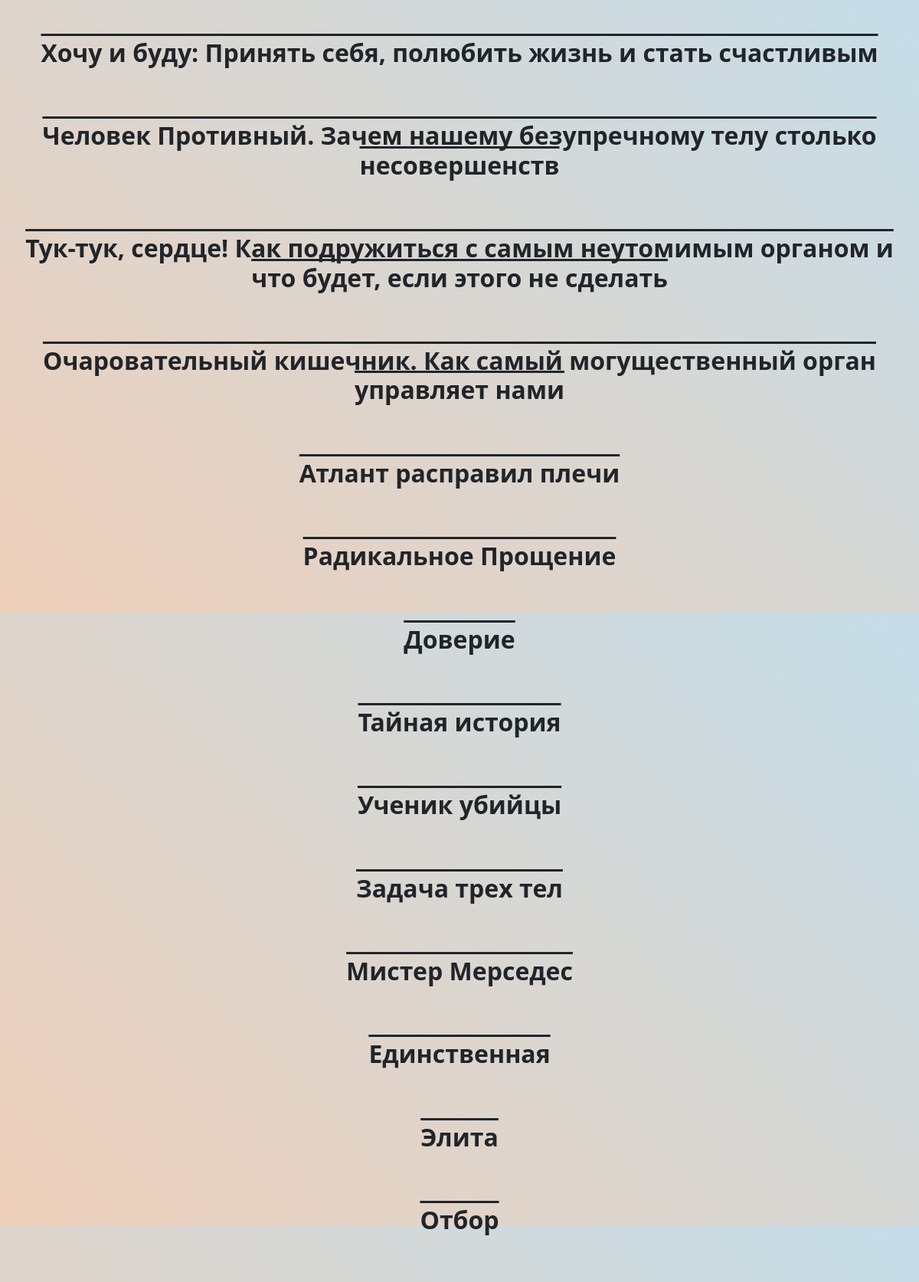
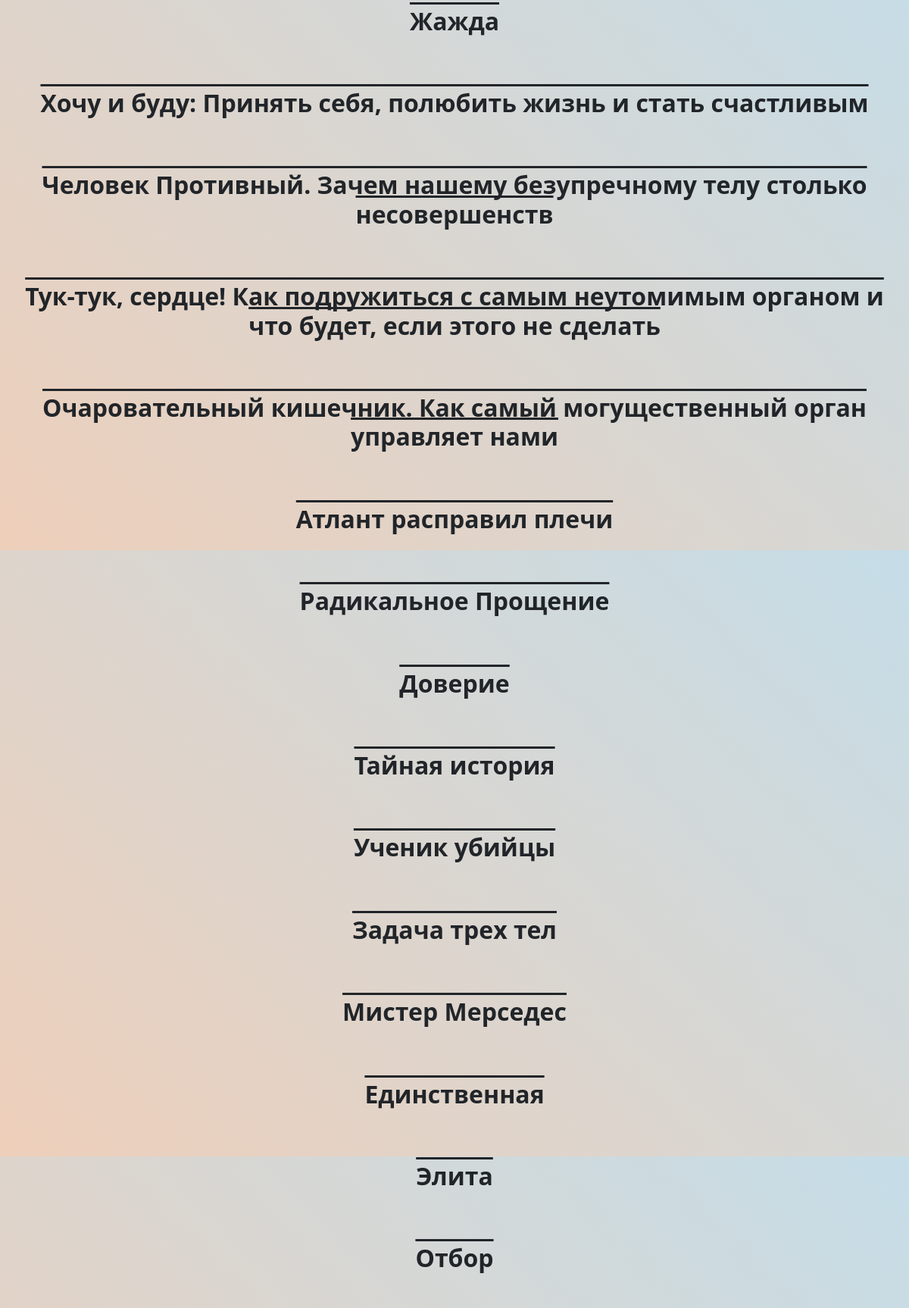
The page /books/ (upper part) on the database its author committed (2 pictures, top to bottom).
### content/models.py (models this page shows)
class Novel(models.Model):
    title = models.CharField(max_length=255)
    image = models.ImageField(upload_to="media/")

### content/views.py (the view)
# urls.py: path("books/", views.NovelView.as_view(), name="novel"),
class NovelView(ListView):
    model = models.Novel
    template_name = "anime/books_list.html"
    def get_queryset(self):
        return models.Novel.objects.all()

### templates/anime/books_list.html (shortened to what this page needs)
{% extends 'anime/origin.html' %}
{% load static %}
{% block content %}
    <div>
        {% for i in object_list %}
            <div>
                <h2 class="animetitle">{{ i.title }}</h2>
            </div>
        {% endfor %}
    </div>
{% endblock %}

### content/static/content/css/style.css (style rules this page uses)
body { height: 200px; background: linear-gradient(45deg, #EECFBA, #C5DDE8); margin-top: 60px; }
.animetitle { text-align: center; margin-top: 50px; text-decoration: overline; font-weight: 900 }

### rows shown on the page
Novel: title "Хочу и буду: Принять себя, полюбить жизнь и стать счастливым"
Novel: title "Человек Противный. Зачем нашему безупречному телу столько несовершенств"
Novel: title "Тук-тук, сердце! Как подружиться с самым неутомимым органом и что будет, если этого не сделать"
Novel: title "Очаровательный кишечник. Как самый могущественный орган управляет нами"
Novel: title "Атлант расправил плечи"
Novel: title "Радикальное Прощение"
Novel: title "Доверие"
Novel: title "Тайная история"
Novel: title "Ученик убийцы"
Novel: title "Задача трех тел"
Novel: title "Мистер Мерседес"
Novel: title "Единственная"
Novel: title "Элита"
Novel: title "Отбор"
Novel: title "Жажда"
Novel: title "Хочу и буду: Принять себя, полюбить жизнь и стать счастливым"
Novel: title "Человек Противный. Зачем нашему безупречному телу столько несовершенств"
Novel: title "Тук-тук, сердце! Как подружиться с самым неутомимым органом и что будет, если этого не сделать"
Novel: title "Очаровательный кишечник. Как самый могущественный орган управляет нами"
Novel: title "Атлант расправил плечи"
Novel: title "Радикальное Прощение"
Novel: title "Доверие"
Novel: title "Тайная история"
Novel: title "Ученик убийцы"
Novel: title "Задача трех тел"
Novel: title "Мистер Мерседес"
Novel: title "Единственная"
Novel: title "Элита"
Novel: title "Отбор"
